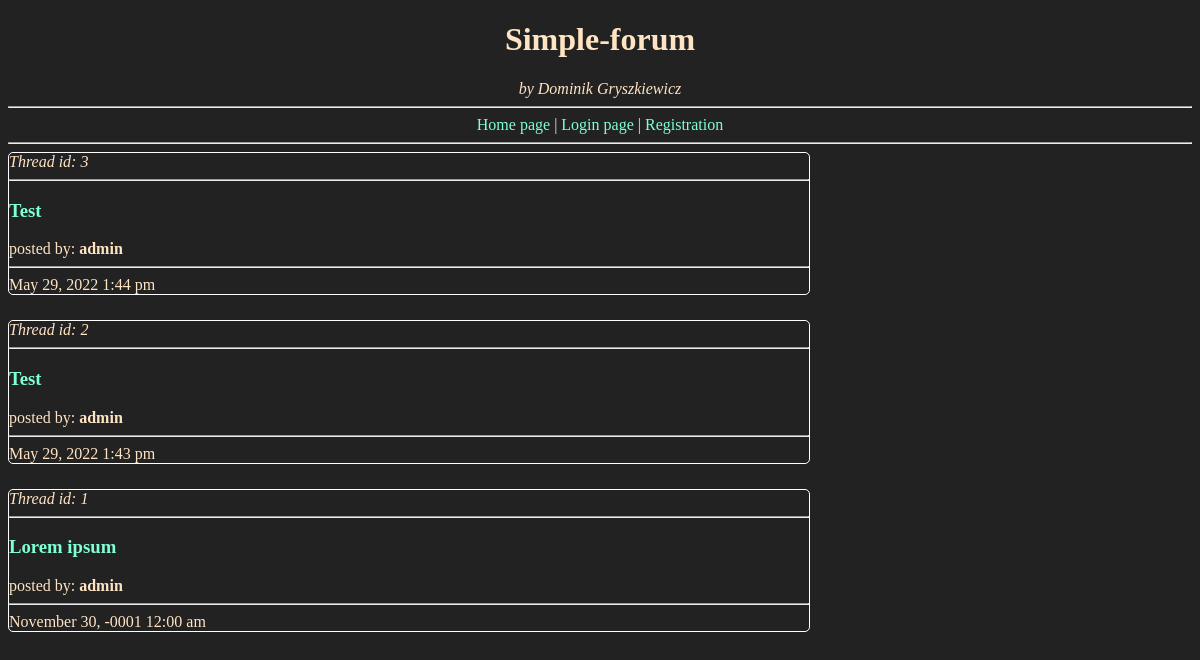
The page / on the database its author committed.
### tables this page shows
CREATE TABLE `threads` (
  `id` int(11) NOT NULL,
  `subject` varchar(255) NOT NULL,
  `content` longtext NOT NULL,
  `creator` int(11) NOT NULL,
  `time` timestamp(6) NOT NULL DEFAULT current_timestamp(6)
);

CREATE TABLE `users` (
  `id` int(1) NOT NULL,
  `username` varchar(64) NOT NULL,
  `password` varchar(64) NOT NULL
);

### main.php (the view, shortened to what this page needs)
<?php
    $request = 'SELECT * FROM threads ORDER BY id DESC';
    $result = mysqli_query($db_connection, $request);
    while($thread = mysqli_fetch_array($result)) {
        $creator_id = $thread['creator'];
        $request_creator = "SELECT username FROM users WHERE id='$creator_id'";
        $result2 = mysqli_query($db_connection, $request_creator);
        $creator = mysqli_fetch_assoc($result2);
        $time = date("F j, Y g:i a", strtotime($thread['time']));
        echo '<div class="thread"><i>Thread id: ' . $thread['id'] . '</i><hr>';
        echo '<h3><a href="?x=thread&id=' . $thread['id'] . '">' . $thread['subject'] . '</a></h3>';
        echo 'posted by: <b>' . $creator['username'] . '</b>';
        echo '<hr>' . $time;
        echo '</div>';
    }
?>

### style.css (style rules this page uses)
body { background-color: #222; color:bisque }
a, a:active, a:visited { color:aquamarine; text-decoration: none; }
.comment, .thread { position: relative; border: 1px solid white; border-radius: 5px; margin-bottom: 25px; min-width: 400px; max-width: 800px; }

### rows shown on the page
threads: id "3", subject "Test", users.username "admin", time "May 29, 2022 1:44 pm"
threads: id "2", subject "Test", users.username "admin", time "May 29, 2022 1:43 pm"
threads: id "1", subject "Lorem ipsum", users.username "admin", time "November 30, -0001 12:00 am"
